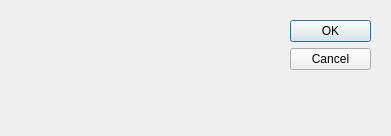
<?xml version="1.0" encoding="UTF-8"?>
<ui version="4.0">
 <class>FindDialog</class>
 <widget class="QDialog" name="FindDialog">
  <property name="geometry">
   <rect>
    <x>0</x>
    <y>0</y>
    <width>391</width>
    <height>136</height>
   </rect>
  </property>
  <property name="windowTitle">
   <string>Dialog</string>
  </property>
  <widget class="QDialogButtonBox" name="buttonBox">
   <property name="geometry">
    <rect>
     <x>290</x>
     <y>20</y>
     <width>81</width>
     <height>241</height>
    </rect>
   </property>
   <property name="orientation">
    <enum>Qt::Vertical</enum>
   </property>
   <property name="standardButtons">
    <set>QDialogButtonBox::Cancel|QDialogButtonBox::Ok</set>
   </property>
  </widget>
 </widget>
 <resources/>
 <connections>
  <connection>
   <sender>buttonBox</sender>
   <signal>accepted()</signal>
   <receiver>FindDialog</receiver>
   <slot>accept()</slot>
   <hints>
    <hint type="sourcelabel">
     <x>248</x>
     <y>254</y>
    </hint>
    <hint type="destinationlabel">
     <x>157</x>
     <y>274</y>
    </hint>
   </hints>
  </connection>
  <connection>
   <sender>buttonBox</sender>
   <signal>rejected()</signal>
   <receiver>FindDialog</receiver>
   <slot>reject()</slot>
   <hints>
    <hint type="sourcelabel">
     <x>316</x>
     <y>260</y>
    </hint>
    <hint type="destinationlabel">
     <x>286</x>
     <y>274</y>
    </hint>
   </hints>
  </connection>
 </connections>
</ui>
